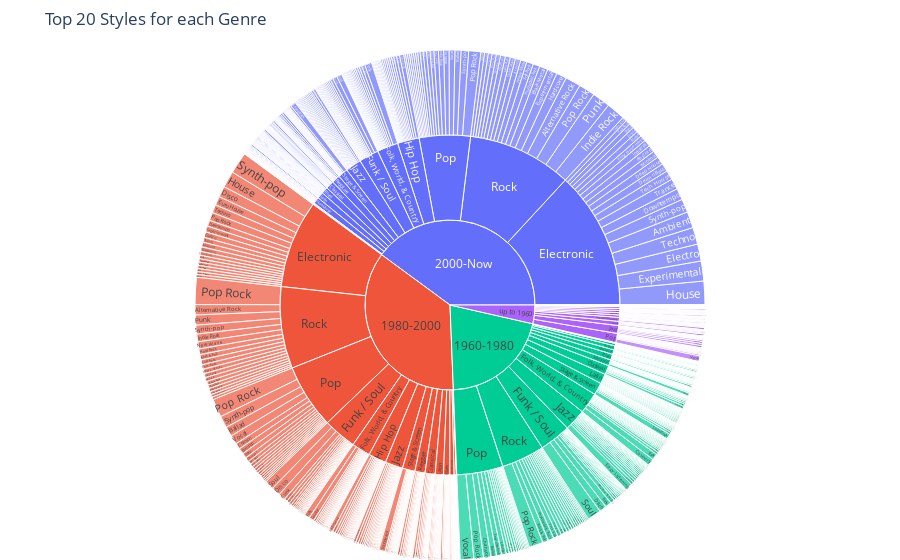

The notebook cell saved with this chart:
### Code cell
fig = go.Figure(go.Sunburst(
    ids=gs_ids,
    labels=gs_labels,
    parents=gs_parents,
    values=gs_values,
    branchvalues="total",
), layout_title_text = 'Top 20 Styles for each Genre')
fig.update_layout(margin = dict(t=50, l=0, r=0, b=0))

plot(fig, filename='Genres_Styles_Sunburst.html')

fig.show()

### Figure 1 — Plotly figure (JSON) as saved in the notebook; plotly's stock layout.template omitted (floating-point values rounded to 4 significant figures; data arrays with more than 128 entries replaced by an {"elided": "..."} marker saying what was removed)
{"data": [{"branchvalues": "total", "ids": {"elided": "1178 mixed values"}, "labels": {"elided": "1178 str values"}, "parents": {"elided": "1178 mixed values"}, "type": "sunburst", "values": {"elided": "1178 int values"}}], "layout": {"margin": {"b": 0, "l": 0, "r": 0, "t": 50}, "title": {"text": "Top 20 Styles for each Genre"}}}
